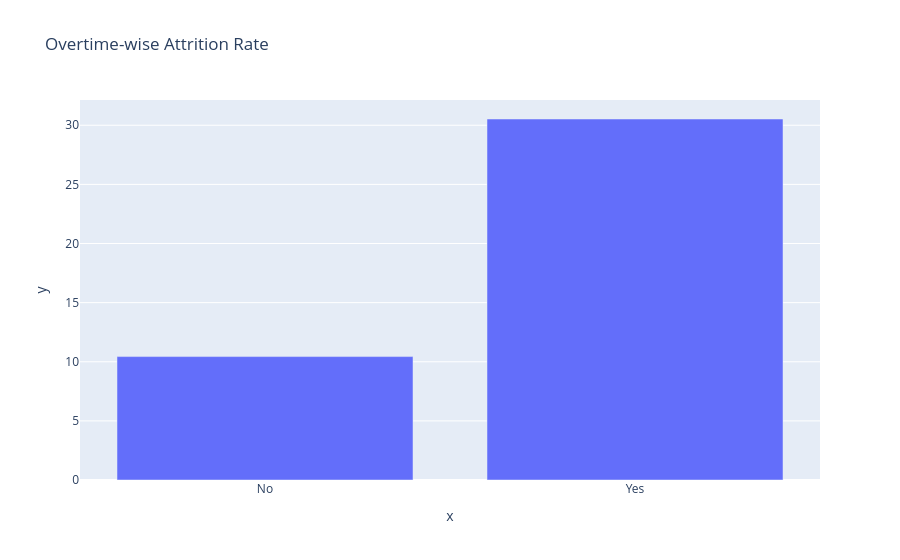

The code cell stored with this chart in its notebook:
### Code cell
fig = px.bar(
    x=overtime_attrition.index,
    y=overtime_attrition['Yes'],
    title='Overtime-wise Attrition Rate'
)

fig.show()

### Figure 1 — Plotly figure (JSON) as saved in the notebook; plotly's stock layout.template omitted (floating-point values rounded to 4 significant figures)
{"data": [{"hovertemplate": "x=%{x}<br>y=%{y}<extra></extra>", "legendgroup": "", "marker": {"color": "#636efa", "pattern": {"shape": ""}}, "name": "", "orientation": "v", "showlegend": false, "textposition": "auto", "type": "bar", "x": ["No", "Yes"], "xaxis": "x", "y": [10.44, 30.53], "yaxis": "y"}], "layout": {"barmode": "relative", "legend": {"tracegroupgap": 0}, "title": {"text": "Overtime-wise Attrition Rate"}, "xaxis": {"anchor": "y", "domain": [0, 1], "title": {"text": "x"}}, "yaxis": {"anchor": "x", "domain": [0, 1], "title": {"text": "y"}}}}
